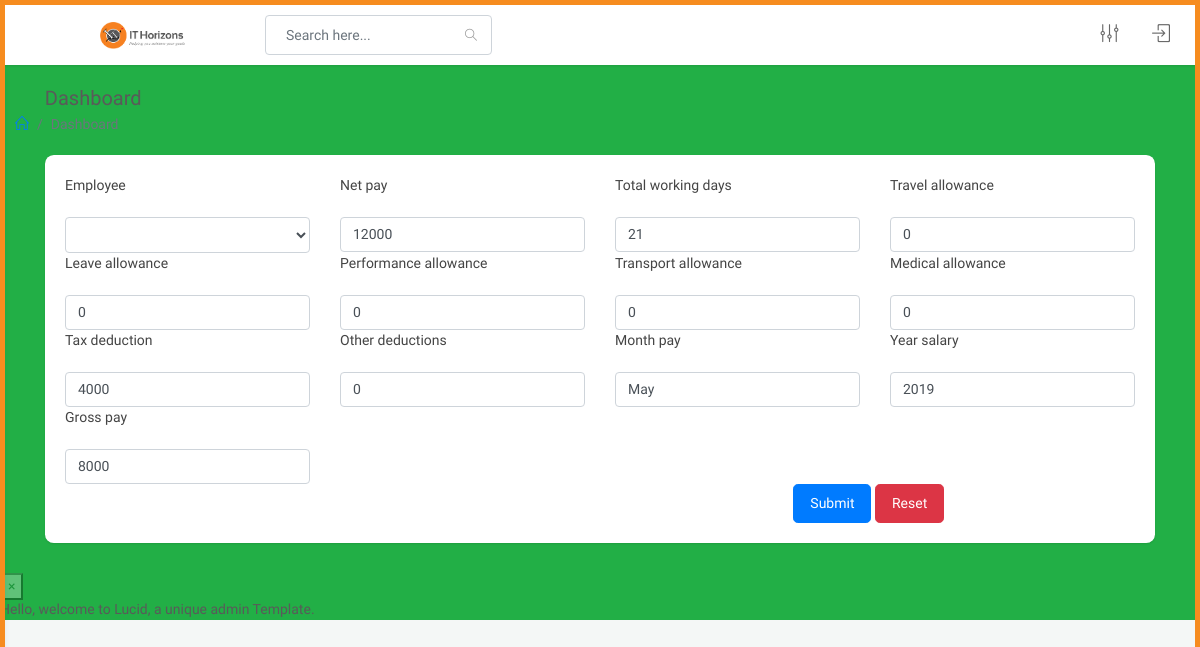
The page /salary/edit/1/ on the database its author committed.
### salary/models.py (models this page shows, shortened)
class Salary(models.Model):
    employee = models.ForeignKey(User, related_name='salaries', on_delete=models.CASCADE)
    net_pay = models.IntegerField()
    total_working_days = models.IntegerField()
    travel_allowance = models.IntegerField(null=True, blank=True, default=0)
    leave_allowance = models.IntegerField(null=True, blank=True, default=0)
    performance_allowance = models.IntegerField(null=True, blank=True, default=0)
    transport_allowance = models.IntegerField(null=True, blank=True, default=0)
    medical_allowance = models.IntegerField(null=True, blank=True, default=0)
    tax_deduction = models.IntegerField(null=True, blank=True, default=0)
    other_deductions = models.IntegerField(null=True, blank=True, default=0)
    month_pay = models.CharField(max_length=100)
    year_salary = models.CharField(max_length=100)
    gross_pay = models.IntegerField(null=True, blank=True, default=0)
    date_created = models.DateTimeField(auto_now=False, auto_now_add=True)
    updated = models.DateTimeField(auto_now=True)
    class Meta:
        verbose_name_plural = 'salaries'

### salary/views.py (the view)
# urls.py: path('edit/<int:id>/', edit_salary, name="update_salary"),
def edit_salary(request, id):
    salary = Salary.objects.get(id=id)
    form = SalaryForm(request.POST or None, instance = salary)
    if form.is_valid():
        form.save()
        return redirect('salary')
    return render(request, 'salary/create.html', {'form': form, 'salary': salary})

### salary/forms.py
class SalaryForm(forms.ModelForm):
    pass
    class Meta:
        model = Salary
        fields = '__all__'

### core/models.py (called while the page is built)
    def __str__(self):
        return '%s %s' %(self.first_name, self.last_name)

### templates/salary/create.html
{% extends 'base.html' %}
{% load widget_tweaks %}
    {% block content %}
    <div class="row clearfix">
                <div class="col-lg-12 col-md-12 col-sm-12">
                    <form method="post">{% csrf_token %}
                    <div class="card">
                        <div class="body">
                            <div class="row clearfix">
                                {% for field in form %}
                                <div class="col-lg-3 col-md-6 ">
                                {{ field.label }} <br><br>  {% render_field field class="form-control"   %}
                                </div>
                                {% endfor %}
                            </div>
                            <div class="col-lg-3 col-md-6 offset-8 ">
                                <button type="submit" class="btn btn-lg btn-primary"> Submit</button>
                                <button type="reset" class="btn btn-lg btn-danger"> Reset</button>
                            </div>
                        </div>
                    </div>
                    </form>
                </div>
    </div>
    {% endblock %}

### static/assets/css/color_skins.css (style rules this page uses)
.theme-orange:before,.theme-orange:after { background:#f68c1f }

### rows shown on the page
Salary: net_pay "12000" "21" "0" "0" "0" "0" "0" "4000" "0" "May" "2019" "8000"

### other values the page prints
{{ field.label }} "Employee" "Net pay" "Total working days" "Travel allowance" "Leave allowance" "Performance allowance" "Transport allowance" "Medical allowance" "Tax deduction" "Other deductions" "Month pay" "Year salary" "Gross pay"
